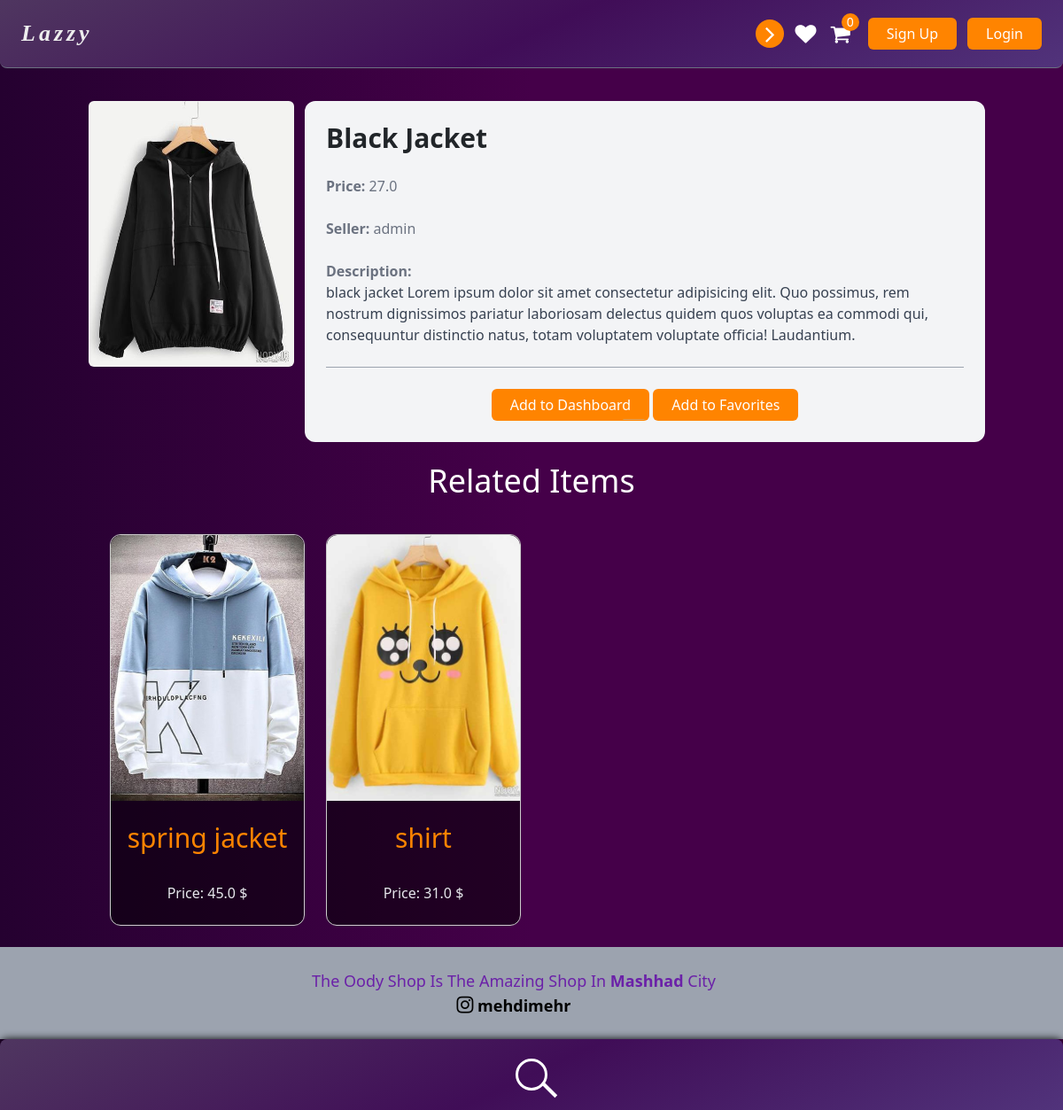
Screenshot of /items/3/ with the database file from the repository.
### item/models.py (models this page shows, shortened)
class Item(models.Model):
    category = models.ForeignKey(Category, related_name='items', on_delete=models.CASCADE)
    name = models.CharField(max_length=255)
    description = models.TextField(blank=True, null=True)
    price = models.FloatField()
    image = models.ImageField(upload_to='item_images', blank=True, null=True)
    is_sold = models.BooleanField(default=False)
    created_by = models.ForeignKey(User, related_name='items', on_delete=models.CASCADE)
    created_at = models.DateTimeField(auto_now_add=True)

### item/views.py (the view)
# urls.py: path('<int:pk>/', views.detail, name='detail'),
def detail(request, pk):
    item = get_object_or_404(Item, pk=pk)
    related_items = Item.objects.filter(category=item.category, is_sold=False).exclude(pk=pk)[0:100]
    return render(request, 'item/detail.html', {
        'item':item,
        'related_items':related_items
    })

### item/templates/item/detail.html (shortened to what this page needs)
{% extends 'core/base.html' %}
{% block content %}
<div class="row">
    <div class="col-3 mt-6">
        <div class="">
            <img src="{{ item.image.url }}" class="w-full h-[300px] rounded-md mb-2">
        </div>
    </div>
    <div class="col-9 mt-6 p-6 pb-0 bg-gray-100 rounded-xl">
        <h1 class="mb-6 text-3xl capitalize">
            <strong>{{ item.name }}</strong>
        </h1>
        <p class="text-gray-500"><strong>Price: </strong>{{ item.price }}</p>
        <p class="text-gray-500 my-4"><strong>Seller: </strong>{{ item.created_by.username }}</p>
        {% if item.description %}
        <p class="text-gray-700">
            <strong class="text-gray-500">Description: </strong><br>
            {{ item.description }} Lorem ipsum dolor sit amet consectetur adipisicing elit. Quo possimus, rem nostrum
            dignissimos pariatur laboriosam delectus quidem quos voluptas ea commodi qui, consequuntur distinctio natus,
            totam voluptatem voluptate officia! Laudantium.
        </p>
        {% endif %}
        <div class="mt-4 py-4 text-center border-t border-solid border-gray-400">
            <a href="#" class="btn">Add to Dashboard</a>
            <a href="#" class="btn">Add to Favorites</a>
        </div>
    </div>
</div>
<div class="mt-6 px-6 rounded-xl">
    <h2 class="text-4xl text-white text-center">Related Items</h2>
    <div class="row">
        {% for item in related_items %}
        <div class="col-sm-6 col-md-4 col-lg-3 mt-10">
            <div class="card overflow-hidden rounded-xl">
                <div class="relative img-container overflow-hidden">
                    <img src="{{ item.image.url }}"
                        class="rounded-t-xl w-full h-[300px] object-cover hover:scale-105 transition-all">
                </div>
                <h2 class="text-3xl mt-4 mb-8 text-center" style="color: rgb(255, 132, 0);">{{ item.name }}</h2>
                <p class="text-gray-200 mb-4 text-center">Price: {{ item.price }} $</p>
            </div>
        </div>
        {% endfor %}
    </div>
</div>
{% endblock %}

### core/templates/core/base.html (style rules this page uses)
body { background-image: linear-gradient(to left, #450049 50%, #250130); }
* { padding: 0; margin: 0; box-sizing: border-box; }
.card { background-color: rgba(0, 0, 0, .5); border: 1px solid #ccc; }
.btn { display: inline-block; padding: 5px 20px; background-color: rgb(255, 132, 0); color: #fff; transition: all 0.4s; border-radius: 6px; cursor: pointer; position: relative; overflow: hidden; z-index: 999; }
.btn::after { content: ""; width: 100%; height: 100%; background-color: rgb(189, 191, 189); position: absolute; border-radius: 6px; transition: all 0.4s; top: 0; right: 0; transform: translateY(-100px); transform: rotate(-90deg); transform-origin: 100% 100%; z-index: -1; }

### rows the page displays
Item: image (picture), name "Black Jacket", price "27.0", created_by.username "admin", description "black jacket"
Item: image (picture), name "spring jacket", price "45.0"
Item: image (picture), name "shirt", price "31.0"
